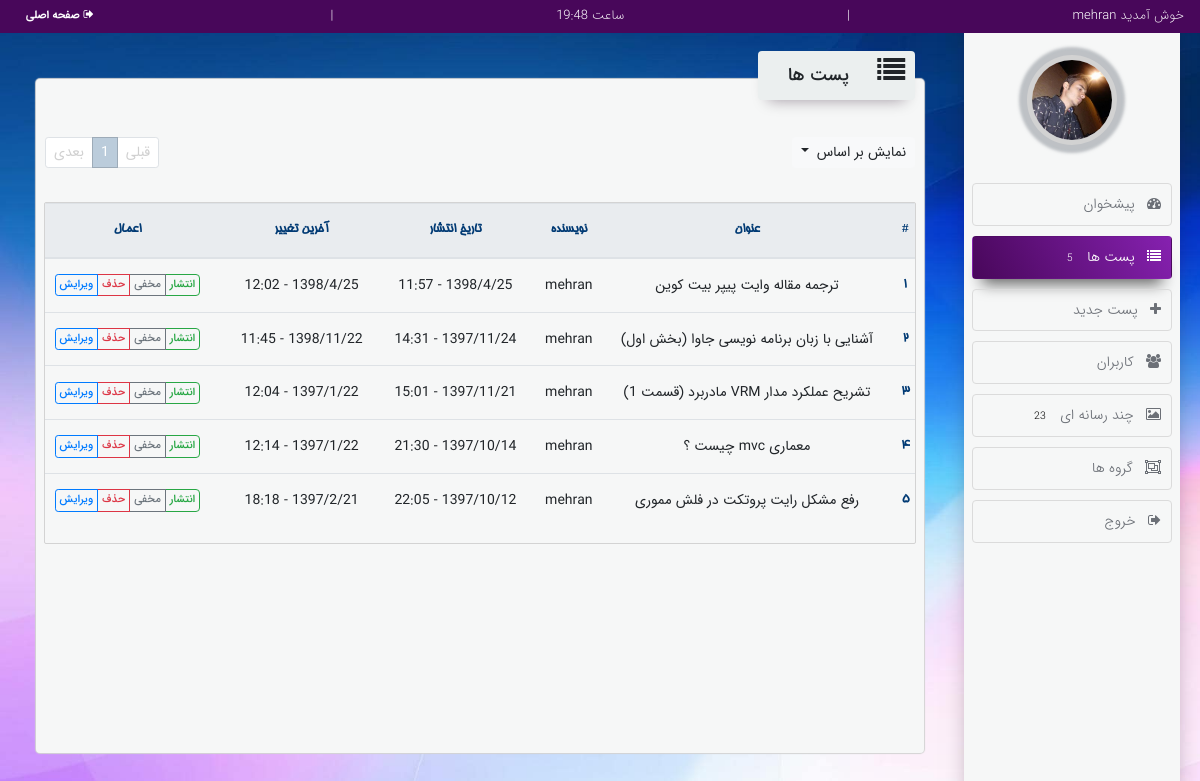
/management_system/cpanel.php?action=showposts (signed in), run on the app's committed database.
### tables this page shows
CREATE TABLE IF NOT EXISTS `tbl_post` (
  `id` int(11) NOT NULL AUTO_INCREMENT,
  `p_title` varchar(50) NOT NULL,
  `p_content` text NOT NULL,
  `p_rate` tinyint(1) DEFAULT NULL,
  `p_image` varchar(100) DEFAULT NULL,
  `u_id` int(11) DEFAULT NULL,
  `published` tinyint(1) DEFAULT '1',
  `allow_comments` tinyint(1) DEFAULT '1',
  `creation_time` int(11) DEFAULT NULL,
  `last_modify` int(11) DEFAULT NULL,
  `like_count` tinyint(5) DEFAULT '0',
  `dislike_count` tinyint(5) DEFAULT '0',
  `comment_count` tinyint(5) DEFAULT '0',
  `deleted` tinyint(1) DEFAULT '0',
  PRIMARY KEY (`id`),
  KEY `FK_post_user` (`u_id`)
);

CREATE TABLE IF NOT EXISTS `tbl_user` (
  `id` int(11) NOT NULL AUTO_INCREMENT,
  `u_name` varchar(25) DEFAULT NULL,
  `u_pass` varchar(32) DEFAULT NULL,
  `u_type` tinyint(1) DEFAULT '3',
  `u_rate` tinyint(1) DEFAULT NULL,
  `u_email` varchar(45) DEFAULT NULL,
  `f_name` varchar(45) DEFAULT NULL,
  `l_name` varchar(45) DEFAULT NULL,
  `activated` tinyint(1) DEFAULT '0',
  `age` tinyint(2) DEFAULT NULL,
  `sex` tinyint(1) DEFAULT '1',
  `bio` varchar(450) DEFAULT NULL,
  `avatar` varchar(45) DEFAULT NULL,
  `signup_time` int(11) DEFAULT NULL,
  `activation_code` varchar(32) DEFAULT NULL,
  `post_count` int(11) DEFAULT '0',
  `follower_count` tinyint(5) DEFAULT '0',
  `following_count` tinyint(5) DEFAULT '0',
  `random_hash` varchar(32) DEFAULT NULL,
  `deleted` tinyint(1) DEFAULT '0',
  PRIMARY KEY (`id`),
  UNIQUE KEY `u_name_UNIQUE` (`u_name`),
  UNIQUE KEY `email_UNIQUE` (`u_email`)
);

### classes/post.php (called while the page is built, shortened)
<?php
class Post extends Base
{
    public function __construct($a,$b,$c,$d,$e,$f,$g,$h,$i,$j,$k,$l,$m,$n,$o,$p,$q,$r)
    {
        $this->id              =   (int)$a;
        $this->p_title         =   $b;
        $this->creation_time   =   (int)$i;
        $this->last_modify     =   (int)$j;
        $this->u_name          =   $o;
    }
    public function __get($property)
    {
            return $this->$property;
    }
    public static function getAllPosts($published=1,$deleted=0,$limit=0,$start=0)
    {
        $conn = self::connect();
        $stmt = $conn->prepare("CALL SP_post_getAllPosts(?,?,?,?);");
        $stmt->execute([$published,$deleted,$limit,$start]);
        if($stmt->rowCount()) {
            $posts=array();
            $rows=$stmt->fetchAll();
            foreach($rows as $row) {
                if($category_rows=Post_Cat::getPostCatByPostId($row['id']))
                    foreach($category_rows as $category_row)
                        $row['cats'][]=$category_row->cat_id;
                else
                    $row['cats']=null;
                $posts[]=new Post($row['id'],$row['p_title'],$row['p_content'],$row['p_rate'],$row['p_image'],$row['u_id'],$row['published'],$row['allow_comments'],$row['creation_time'],$row['last_modify'],$row['like_count'],$row['dislike_count'],$row['comment_count'],$row['deleted'],$row['u_name'],$row['f_name'],$row['l_name'],$row['cats']);
            }
            $ret=$posts;
        }
        else
            $ret=false;
        return $ret;
    }
    public static function getPostsCounts()
    {
        $conn=self::connect();
        $stmt=$conn->prepare("CALL SP_post_getPostsCount();");
        $stmt->execute();
        if($stmt->rowCount())
            $ret=$stmt->fetch(PDO::FETCH_ASSOC);
        else
            $ret=false;
        return $ret;
    }
}

### classes/post_cat.php (called while the page is built, shortened)
<?php
class Post_cat extends Base
{
    public function __construct($a,$b)
    {
        $this->cat_id=(int)$b;
    }
    public function __get($property)
    {
        $data=["post_id","cat_id"];
        if (in_array($property,$data))
            return $this->$property;
        else
            die("invalid key!");
    }
    public static function getPostCatByPostId($post_id)
    {
        $conn=self::connect();
        $stmt=$conn->prepare("CALL SP_post_cat_getPostCatByPostId(?)");
        $stmt->execute([$post_id]);
        if ($stmt->rowCount()){
            $cats=array();
            foreach($stmt->fetchAll() as $row)
                $cats[]=new Post_Cat($row['post_id'],$row['cat_id']);
            return $cats;
        }
        else
            return false;
    }
}

### includes/other/convert_date.php (called while the page is built, shortened)
<?php
function convertDate($time)
{
    $weekDays=array("شنبه","یکشنبه","دوشنبه","سه شنبه","چهارشنبه","پنجشنبه","جمعه");
    $months=array("فروردین","اردیبهشت","خرداد","تیر","مرداد","شهریور","مهر","آبان","آذر","دی","بهمن","اسفند");
    $dayNumber=date("d",$time);
    $monthNumber=date("m",$time);
    $year=date("Y",$time);
    $weekDayNumber=date("w",$time);
    $hour=date("G",$time);
    $minute=date("i",$time);
    $second=date("s",$time);
    switch ($monthNumber)
    {
        case 1:
            ($dayNumber < 20) ? ($monthNumber = 10) : ($monthNumber = 11);
            ($dayNumber < 20) ? ($dayNumber += 10) : ($dayNumber -= 19);
            break;
        case 2:
            ($dayNumber < 19) ? ($monthNumber = 11) : ($monthNumber = 12);
            ($dayNumber < 19) ? ($dayNumber += 12) : ($dayNumber -= 18);
            break;
        case 4:
            ($dayNumber < 21) ? ($monthNumber = 1) : ($monthNumber = 2);
            ($dayNumber < 21) ? ($dayNumber += 11) : ($dayNumber -= 20);
            break;
        case 5:
        case 6:
            ($dayNumber < 22) ? ($monthNumber -= 3) : ($monthNumber -= 2);
            ($dayNumber < 22) ? ($dayNumber += 10) : ($dayNumber -= 21);
            break;
        case 7:
        case 8:
        case 9:
            ($dayNumber < 23) ? ($monthNumber -= 3) : ($monthNumber -= 2);
            ($dayNumber < 23) ? ($dayNumber += 9) : ($dayNumber -= 22);
            break;
    }
    $newDate['day']=$dayNumber;
    $newDate['month_num']=$monthNumber;
    $newDate['month_name']=$months[$monthNumber-1];
    if(($monthNumber<3) or (($monthNumber==3) and ($dayNumber<21))){
        $newDate['year']=$year-622;
    }
    else
        $newDate['year']=$year-621;
    if($weekDayNumber==6)
        $newDate['weekday_num']=0;
    else
        $newDate['weekday_num']=$weekDayNumber+1;
    $newDate['weekday_name']=$weekDays[$newDate['weekday_num']];
    $newDate['hour']=$hour;
    $newDate['minute']=$minute;
    $newDate['second']=$second;
    return $newDate;
}

### management_system/action/showposts.php (the view, shortened to what this page needs)
<?php
if (!(isset($_SESSION['u_id']) or $_SESSION['u_type']==1 or $_SESSION['u_type']==2)){
    return;
}
elseif(isset($_GET['do']) and $_GET['do']=='delete' and isset($_GET['id'])){
    $res=Post::deletePostById($_GET['id'], false);
    if ($res)
        header("Location: ./cpanel.php?action=showposts");
}
elseif(isset($_GET['do']) and $_GET['do']=='restoredelete' and isset($_GET['id'])){
    $res = Post::restorePost($_GET['id']);
    if ($res)
        header("Location: ./cpanel.php?action=showposts");
}
elseif(isset($_GET['do']) and $_GET['do']=='permanentdelete' and isset($_GET['id']) ){
    $res=Post::deletePostById($_GET['id'], true);
    if ($res)
        header("Location: ./cpanel.php?action=showposts");
}
elseif(isset($_GET['do']) and $_GET['do']=='publish' and isset($_GET['id'])){
    $res=Post::publishPost($_GET['id'],1);
    if ($res)
        header("Location: ./cpanel.php?action=showposts");
}
elseif(isset($_GET['do']) and $_GET['do']=='unpublish' and isset($_GET['id'])){
    $res=Post::publishPost($_GET['id'],0);
    if ($res)
        header("Location: ./cpanel.php?action=showposts");
}
else{
    showPosts();
}
function showPosts($msg="",$cssClass="success")
{
    $post_counts_array  =  Post::getPostsCounts();
    $publishedCount     =  $post_counts_array['published'];
    $unpublishedCount   =  $post_counts_array['unpublished'];
    if (!isset($posts))
        $posts = Post::getAllPosts(1, 0, MAX_POSTS_TABLE, 0);
    if (!isset($_GET['part']))
        $part = 1;
    elseif (isset($_GET['part']))
        $part = (int)$_GET['part'];
?>
    <div class="statusbar">
        <i class="fa fa-list fa-2x d-inline-block"></i><span class="statusbar-p">پست ها</span>
    </div>
    <div id="showposts">
        <div class="row py-2 px-3">
            <div class="col p-0 margin-auto">
                <div class="dropdown">
                    <button class="btn btn-light dropdown-toggle btn-sm" type="button" data-toggle="dropdown">
                        نمایش بر اساس
                    </button>
                </div>
            </div>
            <div class="margin-auto">
                <div class="col p-0">
                    <ul class="pagination pagination-sm">
                        <?php
                        if (isset($_GET['published']) and $_GET['published']=='unpublished'){
                            if($part==1)
                                echo '<li class="page-item disabled"><a class="page-link" href="#">قبلی</a></li>';
                            else {
                                $j = $part-1;
                                echo "<li class='page-item'><a class='page-link' href='./cpanel.php?action=showposts&published=unpublished&part=$j'>قبلی</a></li>";
                            }
                            $unpublishedPostsSections = ceil((int)$unpublishedCount / MAX_POSTS_TABLE);
                            for($i=1; $i<=$unpublishedPostsSections; $i++) {
                                if($i == $part)
                                    $class = "active";
                                else
                                    $class = "";
                                echo "<li class='page-item $class'><a class='page-link' href='./cpanel.php?action=showposts&published=unpublished&part=$i'>$i</a></li>";
                            }
                            if($part==$unpublishedPostsSections)
                                echo "<li class='page-item disabled'><a class='page-link' href='#'>بعدی</a></li>";
                            else {
                                $j=$part+1;
                                echo "<li class='page-item'><a class='page-link' href='./cpanel.php?action=showposts&published=unpublished&part=$j'>بعدی</a></li>";
                            }
                        }
                        else {
                            if($part==1)
                                echo '<li class="page-item disabled"><a class="page-link" href="#">قبلی</a></li>';
                            else {
                                $j=$part-1;
                                echo "<li class='page-item'><a class='page-link' href='./cpanel.php?action=showposts&published=published&part=$j'>قبلی</a></li>";
                            }
                            $publishedPostsSections = ceil((int)$publishedCount / MAX_POSTS_TABLE);
                            for($i=1; $i<=$publishedPostsSections; $i++) {
                                if($i == $part)
                                    $class = "active";
                                else
                                    $class = "";
                                echo "<li class='page-item $class'><a class='page-link' href='./cpanel.php?action=showposts&published=published&part=$i'>$i</a></li>";
                            }
                            if($part==$publishedPostsSections)
                                echo "<li class='page-item disabled'><a class='page-link' href='#'>بعدی</a></li>";
                            else {
                                $j=$part+1;
                                echo "<li class='page-item'><a class='page-link' href='./cpanel.php?action=showposts&published=published&part=$j'>بعدی</a></li>";
                            }
                        }
                        ?>
                    </ul>
                </div>
            </div>
        </div>
        <div class="overflow-scroll-x">
            <div class="row">
                <div class="col p-0">
                    <table class="table">
                        <thead class="thead-light">
                        <tr class="text-center">
                            <th>#</th>
                            <th class="min-150">عنوان</th>
                            <th>نویسنده</th>
                            <th class="min-150">تاریخ انتشار</th>
                            <th class="min-150">آخرین تغییر</th>
                            <th class="min-190">اعمال</th>
                        </tr>
                        </thead>
                        <tbody>
                        <?php
                        $recyclebin_page_active_flag = false;
                        if ($posts) {
                            $i = 1;
                            foreach ($posts as $post) {
                                $id            = $post->id;
                                $p_title       = $post->p_title;
                                $u_name        = $post->u_name;
                                $creation_time = convertDate($post->creation_time);
                                $last_modify   = convertDate($post->last_modify);
                                ?>
                                <tr class="text-center">
                                    <th><?=$i?></th>
                                    <td><?=$p_title?></td>
                                    <td><?=$u_name?></td>
                                    <td><?=$creation_time['year']."/".$creation_time['month_num']."/".$creation_time['day']." - ".$creation_time['hour'].":".$creation_time['minute']?></td>
                                    <td><?=$last_modify['year']  ."/".$last_modify['month_num']  ."/".$last_modify['day']  ." - ".$last_modify['hour']  .":".$last_modify['minute']?></td>
                                    <td>
                                        <?php
                                        if($recyclebin_page_active_flag) {?>
                                        <div class="btn-group">
                                            <a href="./cpanel.php?action=showposts&do=restoredelete&id=<?=$id?>" class="btn btn-vsm btn-outline-success btn-sm">بازگردانی</a>
                                            <a href="./cpanel.php?action=showposts&do=permanentdelete&id=<?=$id?>" class="btn btn-vsm btn-outline-danger btn-sm">حذف دائمی</a>
                                        </div>
                                        <?php
                                        }
                                        else {
                                        ?>
                                        <div class="btn-group">
                                            <a href="./cpanel.php?action=showposts&do=publish&id=<?=$id?>" class="btn btn-vsm btn-outline-success btn-sm">انتشار</a>
                                            <a href="./cpanel.php?action=showposts&do=unpublish&id=<?=$id?>" class="btn btn-vsm btn-outline-secondary btn-sm">مخفی</a>
                                            <a href="./cpanel.php?action=showposts&do=delete&id=<?=$id?>" class="btn btn-vsm btn-outline-danger btn-sm">حذف</a>
                                            <a href="./cpanel.php?action=newpost&do=editpost&id=<?=$id?>" class="btn btn-vsm btn-outline-primary btn-sm">ویرایش</a>
                                        </div>
                                        <?php
                                        }
                                        ?>
                                    </td>
                                </tr>
                            <?php
                                $i++;
                            }
                        }
                        else
                            echo "<p class='p-2 text-center'>پستی وجود ندارد </p>";
                        ?>
                        </tbody>
                    </table>
                </div>
            </div>
        </div>
    </div>
<?php
}
?>

### data on the page
tbl_post: p_title "ترجمه مقاله وایت پیپر بیت کوین", u.u_name "mehran", creation_time "1398", creation_time "4", creation_time "25", creation_time "11", creation_time "57", last_modify "1398", last_modify "4", last_modify "25", last_modify "12", last_modify "02"
tbl_post: p_title "آشنایی با زبان برنامه نویسی جاوا (بخش اول)", u.u_name "mehran", creation_time "1397", creation_time "11", creation_time "24", creation_time "14", creation_time "31", last_modify "1398", last_modify "11", last_modify "22", last_modify "45"
tbl_post: p_title "تشریح عملکرد مدار VRM مادربرد (قسمت 1)", u.u_name "mehran", creation_time "1397", creation_time "11", creation_time "21", creation_time "15", creation_time "01", last_modify "1397", last_modify "1", last_modify "22", last_modify "12", last_modify "04"
tbl_post: p_title "معماری mvc چیست ؟", u.u_name "mehran", creation_time "1397", creation_time "10", creation_time "14", creation_time "21", creation_time "30", last_modify "1397", last_modify "1", last_modify "22", last_modify "12", last_modify "14"
tbl_post: p_title "رفع مشکل رایت پروتکت در فلش مموری", u.u_name "mehran", creation_time "1397", creation_time "10", creation_time "12", creation_time "22", creation_time "05", last_modify "1397", last_modify "2", last_modify "21", last_modify "18"

### other printed values
$_SESSION['u_name'] "mehran"
Post::getPostsCounts()['published'] "5"
$user_info['images_count'] "23"
